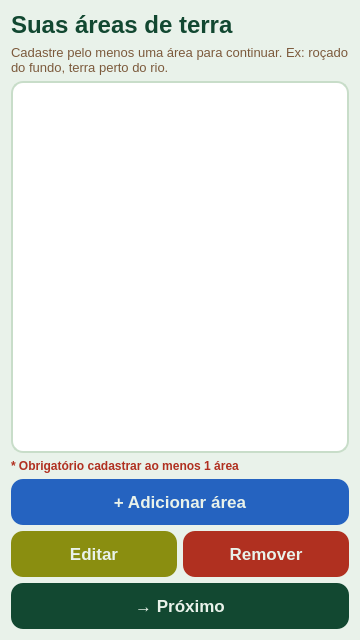
<?xml version="1.0" encoding="UTF-8"?>
<ui version="4.0">
 <class>Form</class>
 <widget class="QWidget" name="Form">
  <property name="geometry"><rect><x>0</x><y>0</y><width>360</width><height>640</height></rect></property>
  <property name="minimumSize"><size><width>360</width><height>640</height></size></property>
  <property name="maximumSize"><size><width>360</width><height>640</height></size></property>
  <property name="windowTitle"><string>Form</string></property>
  <property name="styleSheet">
   <string notr="true">QWidget { background-color: #E9F2EA; font-family: &quot;Roboto Flex&quot;; }
QPushButton { background-color: #124831; color: #E9F2EA; font-family: &quot;Roboto Flex&quot;; font-weight: 700; font-size: 17px; border-radius: 12px; padding: 13px; border: none; }
QPushButton:hover { background-color: #0a3020; }
QPushButton#new_area_button { background-color: #2563C0; }
QPushButton#update_area_button { background-color: #8a8e10; }
QPushButton#delete_area_button { background-color: #b03020; }
QLabel#title_label { font-family: &quot;Roboto Flex&quot;; font-weight: 800; font-size: 24px; color: #124831; }
QLabel#sub_label { font-size: 13px; color: #7C5A3C; }
QLabel#hint_label { font-size: 12px; color: #b03020; font-weight: 600; }
QListWidget { background-color: #FFFFFF; border: 1.5px solid #c8ddc9; border-radius: 12px; font-size: 14px; padding: 4px; }
QListWidget::item { padding: 10px 8px; border-bottom: 1px solid #e8f0e9; }
QListWidget::item:selected { background-color: #D6E6D4; color: #124831; border-radius: 8px; }</string>
  </property>
  <layout class="QVBoxLayout" name="verticalLayout">
   <item>
    <widget class="QLabel" name="title_label">
     <property name="text"><string>Suas áreas de terra</string></property>
    </widget>
   </item>
   <item>
    <widget class="QLabel" name="sub_label">
     <property name="text"><string>Cadastre pelo menos uma área para continuar. Ex: roçado do fundo, terra perto do rio.</string></property>
     <property name="wordWrap"><bool>true</bool></property>
    </widget>
   </item>
   <item>
    <widget class="QListWidget" name="area_listwidget"/>
   </item>
   <item>
    <widget class="QLabel" name="hint_label">
     <property name="text"><string>* Obrigatório cadastrar ao menos 1 área</string></property>
     <property name="wordWrap"><bool>true</bool></property>
    </widget>
   </item>
   <item>
    <widget class="QPushButton" name="new_area_button">
     <property name="text"><string>+ Adicionar área</string></property>
    </widget>
   </item>
   <item>
    <layout class="QHBoxLayout">
     <item>
      <widget class="QPushButton" name="update_area_button">
       <property name="text"><string>Editar</string></property>
      </widget>
     </item>
     <item>
      <widget class="QPushButton" name="delete_area_button">
       <property name="text"><string>Remover</string></property>
      </widget>
     </item>
    </layout>
   </item>
   <item>
    <widget class="QPushButton" name="done_button">
     <property name="text"><string>→ Próximo</string></property>
    </widget>
   </item>
  </layout>
 </widget>
 <resources/>
 <connections/>
</ui>
